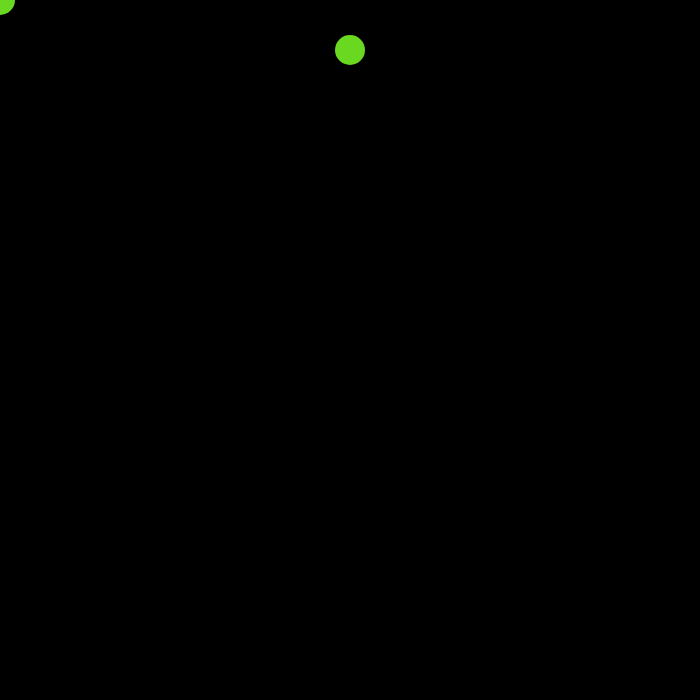
Frame 1 (no input)
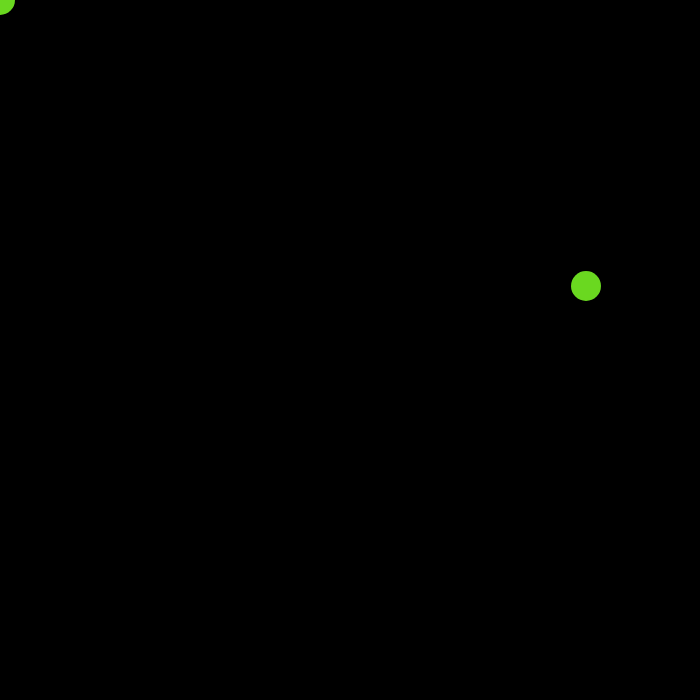
Frame 60 (no input)
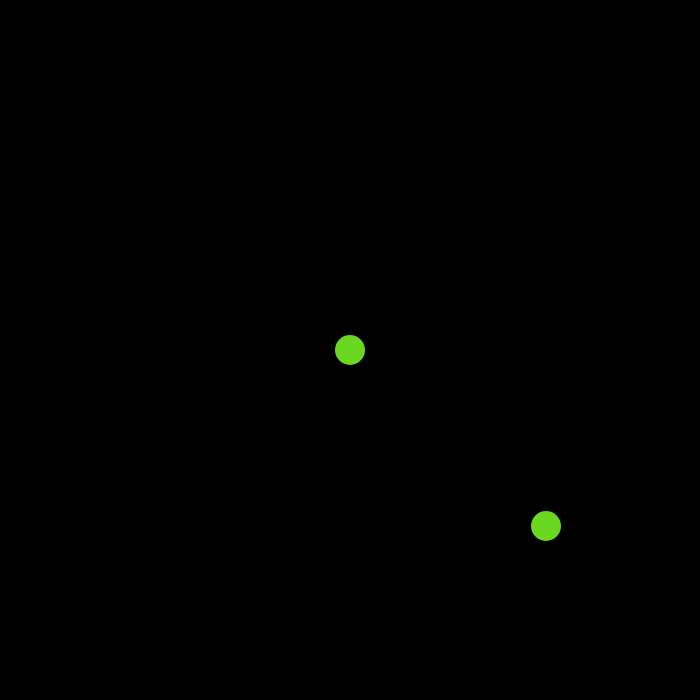
Frame 120 (the mouse pressed at the canvas centre since frame 60)

The p5.js sketch that drew these frames (run headless with seeded random() and noise() and a simulated clock; from frame 60 on, the mouse is pressed at the canvas centre):

// p5.js sketch
// ── sketch.js
var dx;
var dy;
var restart = true;

function setup() {
  width = 700;
  height = 700;
  createCanvas(width, height);

  player1 = new player(30, mouseX,mouseY, 6, 6);
  ball1 = new ball(30, 350, 50, 4, 4);

}

function draw() {
  background(0, 0, 0);
  player1.render();
  ball1.render();
  ball1.collide();
  if (ball1.xpos < 16){
    ball1.xspeed = 0;
    ball1.yspeed = 0;
    ball1.xpos = -40;
    ball1.ypos = -40;
    background(214, 4, 70);
    textSize(250);
    fill(255,255,255);
    text("YOU LOST", 10, 10, width, height);
    new Audio('./goat.mp3').play()
    delay(99999999);

  }

}

function ball(size, xpos, ypos, xspeed, yspeed){
  this.size = size;
  this.xpos = xpos;
  this.ypos = ypos;
  this.xspeed = xspeed;
  this.yspeed = yspeed;


  this.render = function(){
    noStroke();
		fill (106, 216, 32);
    ellipse(this.xpos, this.ypos, this.size, this.size);
  }
  this.collide = function(){
    var dx = this.xpos - mouseX;
    var dy = this.ypos - mouseY;
    this.xpos += this.xspeed;
    this.ypos += this.yspeed;

    if (this.xpos > width - this.size/2 || this.xpos < 0 + this.size/2){
      this.xspeed = -this.xspeed;
    }
    if (this.ypos > height - this.size/2 || this.ypos < 0 + this.size/2){
      this.yspeed = -this.yspeed;
    }

    if (sqrt(dx*dx + dy*dy) <+ player1.size/2 + this.size/2){
      ball1.xspeed = -ball1.xspeed;
      ball1.yspeed = -ball1.yspeed;
			ball1.xpos = ball1.xpos + dx/1.5;
			ball1.ypos = ball1.ypos + dy/1.5;
      ball1.xspeed = ball1.xspeed +0.8;
      ball1.yspeed = ball1.yspeed +0.8;

    }
  }
}
function player(size, xspeed, yspeed){
  this.size = size;
  this.xspeed = xspeed;
  this.yspeed = yspeed;


  this.render = function(){
    noStroke();
		fill (106, 216, 32);
    ellipse(mouseX, mouseY, this.size, this.size);
  }
}
